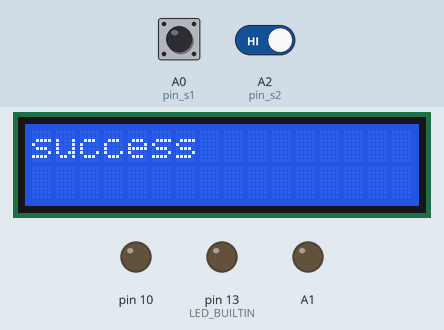
This program was run on a simulated Arduino Uno, built with avr-gcc and run on an emulated ATmega328P. Parts: 16×2 character LCD, output pins drawn as LEDs (lit = HIGH). Dashed ring = blinking. The inputs (shaded band) are chosen by the test bench; at power-on: A2 (pin_s2) HIGH, A0 (pin_s1) HIGH. The local clock reads 2024-03-15 10:24:30 at power-on unless the program sets it; storage starts empty; what the program prints to the serial monitor is not drawn.

Above: at 0.2 s.
1.5 s: A2 (pin_s2) driven LOW
At 2.2 s:
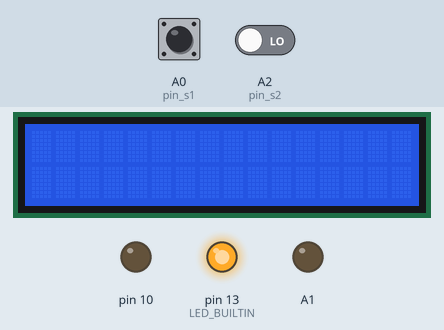
3.0 s: A0 (pin_s1) driven LOW
At 3.4 s:
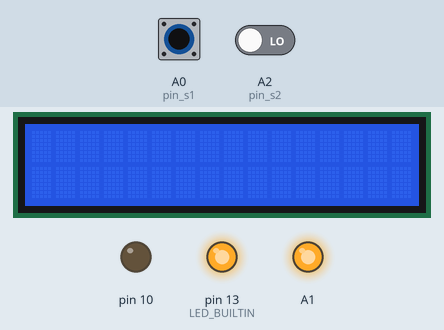
4.5 s: A2 (pin_s2) driven HIGH
At 5.7 s:
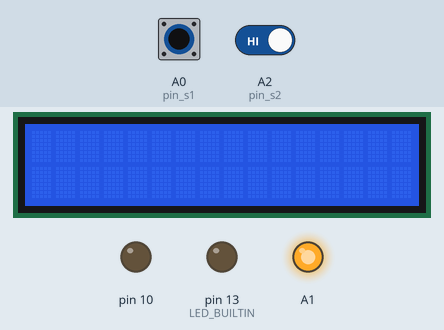
6.0 s: A0 (pin_s1) driven HIGH
At 6.8 s:
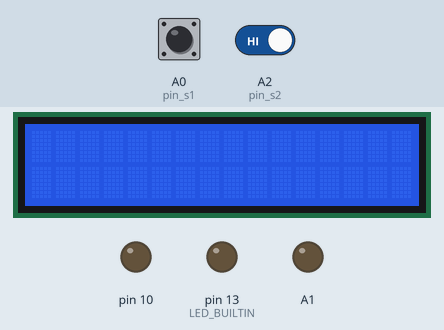
7.5 s: A0 (pin_s1) pulsed LOW 2 times (0.12 s each, 0.3 s apart)
At 7.95 s:
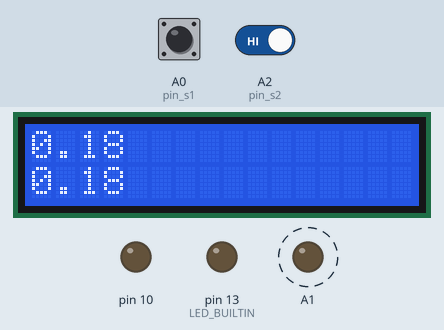
9.6 s: A0 (pin_s1) driven LOW
At 11.5 s:
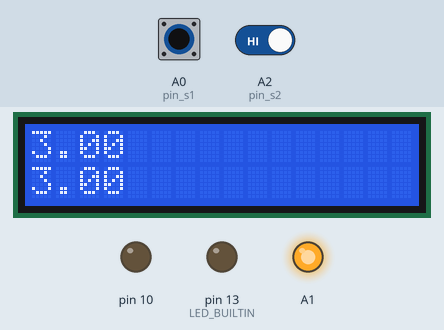
Timing chart, 0 to 13.0 s (numbered marks = the images above; inputs shaded):
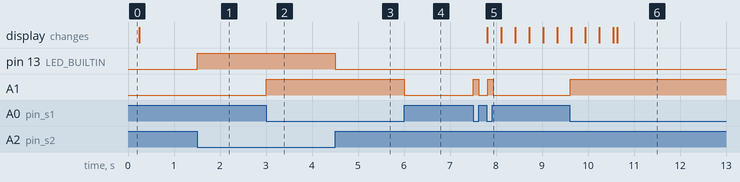

The program:

main.cpp
```cpp
#include <Arduino.h>
#include <LiquidCrystal_I2C.h>
#include <Wire.h>
//#include <EEPROM.h>
#include <RTClib.h>
#include <SPI.h>
#include <SD.h>
File myFile;
LiquidCrystal_I2C lcd(0x27,16,2);
RTC_DS3231 rtc;
//Debounce SM vars
int state_s1=0;
int prevstate_s1=0;
unsigned char pin_s1=A0;
int val_s1=0;
int prevval_s1=0;
unsigned long t_s1=0;
unsigned long t0_s1=0;
unsigned long bounce_delay_s1=5;
unsigned long hold_delay_s1=1000;
//second debounce sm vars
int state_s2=0;

int prevstate_s2=0;
unsigned char pin_s2=A2;
int val_s2=0;
int prevval_s2=0;
unsigned long t_s2=0;
unsigned long t0_s2=0;

unsigned long bounce_delay_s2=5;
unsigned long hold_delay_s2=1000;
//misc
unsigned long t_eep=0;
unsigned long t0_eep=0;
int eepState=0;
int preveepState=0;
int debugging = 1;
int addr1=0;
//Time tracking fuckery
int prevstate_t1=0; int state_t1=0,prevstate_t2=0; int state_t2=0;
unsigned long t_t1;
unsigned long t0_t1;
unsigned long t_t2;
unsigned long t0_t2;
unsigned int loggingDelay=1000;
float elapsed = 0;
float duration =0;
//
int targetPosition =0;
int successCount=0;
void setup() {
  Serial.setTimeout(0);
  lcd.init(); lcd.backlight();
  pinMode(pin_s1,INPUT); pinMode(A1,OUTPUT); pinMode(10,OUTPUT);  pinMode(LED_BUILTIN, OUTPUT);
  Serial.begin(9600); Serial.println("Debugging is enabled");
  rtc.begin();
  if (! rtc.begin()) {
    Serial.println("Couldn't find RTC");
    Serial.flush();
    while (1) delay(10);
  }
  DateTime now = rtc.now();
  Serial.print(now.hour(), DEC);
  Serial.print(':');
  Serial.print(now.minute(), DEC);
  Serial.print(':');
  Serial.print((now.second(), DEC));
  Serial.println();
  String str = String((now.year())-2000) + '-' + String(now.month(), DEC) + '-' + String(now.day(), DEC);
  String newLog = str + ".txt";
  int n = newLog.length();
  char newLogName[n+1];
  strcpy(newLogName,newLog.c_str());
  Serial.print("New log: ");
  Serial.println(newLogName);
  Serial.print("Initializing SD card...");

  if (!SD.begin(4)) {
    Serial.println("initialization failed!");
    while (1);
  }
  Serial.println("initialization done.");

  myFile = SD.open(newLogName, FILE_WRITE);
  // if the file opened okay, write to it:
  if (myFile) {
    Serial.print("Writing time to new log... ");
    myFile.println();
    myFile.print(now.hour(), DEC);
    myFile.print(':');
    myFile.print(now.minute(), DEC);
    myFile.print(':');
    myFile.print((now.second(), DEC));
    myFile.println();
    // close the file:
    targetPosition=myFile.position()+1;
    myFile.close();
    Serial.println("done.");
    lcd.print("success");
    delay(100);
    lcd.clear();
  } else {
    // if the file didn't open, print an error:
    Serial.println("error creating new log");
    lcd.print("fail");
    }
  // put your setup code here, to run once:
}
void TimeLog(){
  prevstate_t2=state_t2;
  switch(state_t2){
    case 0: t0_t2=millis();//if(state_t1==0)
    { state_t2=1;}
    break;
    case 1: t_t2=millis();
    if(t_t2-t0_t2>loggingDelay/* && state_t1==0*/){state_t2=2;}
    break;
    case 2:
    myFile=SD.open("22-1-4.txt", FILE_WRITE);
    if(myFile){
    //myFile=SD.open("22-1-4.txt", O_RDWR);
    myFile.seek(targetPosition);
    myFile.println(elapsed+duration);
    myFile.close();
    successCount++;
    //Serial.print(successCount);
    //Serial.println("Write successful.");
    }else{Serial.println("SD Write failed.");}
    state_t2=0;
    break;
  }
}
void SM_eep(){
  preveepState=eepState;
  switch(eepState){
    case 0:
      eepState=1;
    break;
    case 1:
      if(state_s2==2){eepState=2;}
    break;
    case 2:
      t0_eep=millis();
      eepState=3;
    break;
    case 3:
      t_eep=millis();
      if(t_eep-t0_eep>100 & state_t1==0){eepState=4;}
    break;
    case 4:
      myFile = SD.open("22-1-4.txt");
  if (myFile) {
    Serial.println("22-1-4.txt:");

    // read from the file until there's nothing else in it:
    while (myFile.available()) {
      Serial.write(myFile.read());
    }
    Serial.println();
    // close the file:
    myFile.close();
  }else{Serial.println("Failed to check file.");}
      //addr1=0;
      //Serial.println("Printing...");
      //String lol=Serial.read(); //Debugging stuff
      //addr1=lol.toInt();
      //int len = Serial.available();
      //Serial.println(millis());
      //while(Serial.available()>0){
        //addr1+=Serial.parseInt();
        //Serial.print(".");
        //}
      //Serial.println(addr1);
      //Serial.println(EEPROM.read(addr1));
      //Serial.println(millis());
      eepState=0;
    break;
  }
}
void SM_s2(){
    val_s2=digitalRead(pin_s2);
    prevstate_s2=state_s2;
    switch(state_s2){
    case 0:
      digitalWrite(LED_BUILTIN,LOW);
      state_s2=1;
      break;
    case 1:
      if(val_s2==0){state_s2=2;}
    break;
    case 2:
      digitalWrite(LED_BUILTIN,HIGH);
      t0_s2=millis();
      state_s2=3;
    break;
    case 3:
      digitalWrite(LED_BUILTIN,HIGH);
      t_s2=millis();
      if(t_s2 - t0_s2>bounce_delay_s2){state_s2=4;}
      if(val_s2==HIGH){state_s2=0;}
    break;
    case 4:
      digitalWrite(LED_BUILTIN,HIGH);
      t_s2=millis();
      if (val_s2 == HIGH) {state_s2 = 5;}
      if (t_s2 - t0_s2 > hold_delay_s2) {state_s2 = 6;}
    break;
    case 5: //TRIGGERED!
      //reset the State Machine
      digitalWrite(LED_BUILTIN,HIGH);
      //Serial.println("Pressed");
      state_s2 = 0;
    break;
    case 6: //HOLD!
      //proceed to LOW WAIT
      //Serial.println(EEPROM.read(addr));
      //Serial.println("Held");
      state_s2 = 7;
    break;
    case 7: //LOW WAIT
    t_t1=millis();
     // lcd.clear();
      //lcd.print(duration);
      digitalWrite(LED_BUILTIN,HIGH);
      //wait for switch to go back HIGH, then reset
      if (val_s2 == HIGH) {state_s2 = 8;}
    break;
    case 8:
      state_s2 = 0;
      break;
  }
}
void SM_s1(){
    val_s1=digitalRead(pin_s1);
    prevstate_s1=state_s1;
    switch(state_s1){
    case 0:
      digitalWrite(A1,LOW);
      state_s1=1;
      break;
    case 1:
      if(val_s1==0){state_s1=2;}
    break;
    case 2:
      digitalWrite(A1,HIGH);
      t0_s1=millis();
      state_s1=3;
    break;
    case 3:
      digitalWrite(A1,HIGH);
      t_s1=millis();
      if(t_s1 - t0_s1>bounce_delay_s1){state_s1=4;}
      if(val_s1==HIGH){state_s1=0;}
    break;
    case 4:
      digitalWrite(A1,HIGH);
      t_s1=millis();
      if (val_s1 == HIGH) {state_s1 = 5;}
      if (t_s1 - t0_s1 > hold_delay_s1) {state_s1 = 6;}
    break;
    case 5: //TRIGGERED!
      //reset the State Machine
      digitalWrite(A1,HIGH);
      //Serial.println("Pressed");
      state_s1 = 0;
    break;
    case 6: //HOLD!
      //proceed to LOW WAIT
      //Serial.println(EEPROM.read(addr));
      //Serial.println("Held");
      state_s1 = 7;
    break;
    case 7: //LOW WAIT
    t_t1=millis();
     // lcd.clear();
      //lcd.print(duration);
      digitalWrite(A1,HIGH);
      //wait for switch to go back HIGH, then reset
      if (val_s1 == HIGH) {state_s1 = 8;}
    break;
    case 8:
      state_s1 = 0;
      break;
  }
}
void timeTrack(){
  prevstate_t1=state_t1;
  switch(state_t1){
    case 0: //Idle state, waiting for confirmed button press from debounce function
      if(state_s1==5){state_t1=1;}
      break;
    case 1:
      t0_t1=millis();
      state_t1=2;
      break;
    case 2: //counting time until button is released...
      t_t1=millis();
      lcd.setCursor(0,0);
      duration=(double(t_t1-t0_t1))/1000;
      lcd.print(duration);
      lcd.setCursor(0,1);
      lcd.print(duration+elapsed);
    if(state_s1==6){state_t1=3;} //which we can tell by waiting for the debounce function to reset
    break;
    case 3: //add the time we counted to the total duration, then reset
    elapsed += duration;
    Serial.println(elapsed);
    duration=0;
    state_t1=0;
    break;
  }
}
void loop() {
  TimeLog();
  timeTrack();
  SM_eep();
  SM_s1();
  SM_s2();
  if(debugging){
    if(prevstate_t1 != state_t1){
    //  lcd.clear();
      //lcd.print("Switch state: ");
     //lcd.print(state_s1);
     Serial.print("Tracker state: ");
     Serial.println(state_t1);
   }
    if(prevstate_s1 != state_s1){
    //  lcd.clear();
      //lcd.print("Switch state: ");
     //lcd.print(state_s1);
     //Serial.print("Switch state: ");
     //Serial.println(state_s1);
   }

  /*if(Serial.available()){
    Serial.println("Printing...");
    int addr1=Serial.read();
    Serial.println(addr1);
    Serial.println(EEPROM.read(addr1));
  }*/
  /*if(val_s1 != prevval_s1){
    Serial.print("Button state: ");
    Serial.println(val_s1);
    prevval_s1=val_s1;
  }*/

}
if(preveepState != eepState){
    Serial.print("eepState state: ");
    Serial.println(eepState);
  }
}
```

Measured:
- after the input at 1.5 s, pin 13 (LED_BUILTIN): LOW → HIGH at once
- after the input at 3.0 s, A1: LOW → HIGH at once
- after the input at 4.5 s, pin 13 (LED_BUILTIN): HIGH → LOW at once
- after the input at 6.0 s, A1: HIGH → LOW at once
- after the input at 7.5 s, A1: alternates HIGH for 0.12 s and LOW for 0.20 s, 4 changes in all, then stays LOW, starting at once; the display: changes after 0.31 s (image 5)
- after the input at 9.6 s, A1: LOW → HIGH at once
